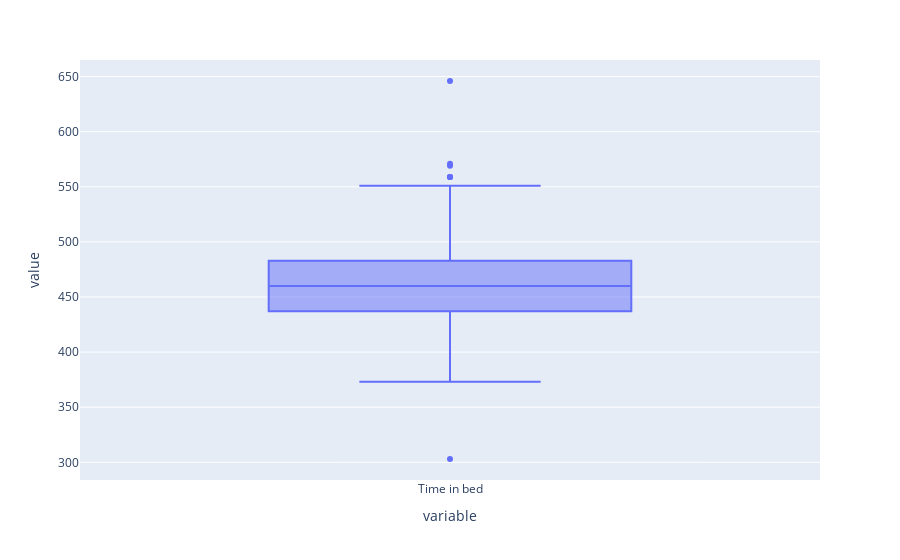

The notebook cell this image was saved under:
### Code cell
fig = px.box(df["Time in bed"])
fig.show()

### Figure 1 — Plotly figure (JSON) as saved in the notebook; plotly's stock layout.template omitted (floating-point values rounded to 4 significant figures; data arrays with more than 128 entries replaced by an {"elided": "..."} marker saying what was removed)
{"data": [{"alignmentgroup": "True", "hovertemplate": "variable=%{x}<br>value=%{y}<extra></extra>", "legendgroup": "", "marker": {"color": "#636efa"}, "name": "", "notched": false, "offsetgroup": "", "orientation": "v", "showlegend": false, "type": "box", "x": {"elided": "154 str values"}, "x0": " ", "xaxis": "x", "y": {"elided": "154 int values"}, "y0": " ", "yaxis": "y"}], "layout": {"boxmode": "group", "legend": {"tracegroupgap": 0}, "margin": {"t": 60}, "xaxis": {"anchor": "y", "domain": [0, 1], "title": {"text": "variable"}}, "yaxis": {"anchor": "x", "domain": [0, 1], "title": {"text": "value"}}}}
